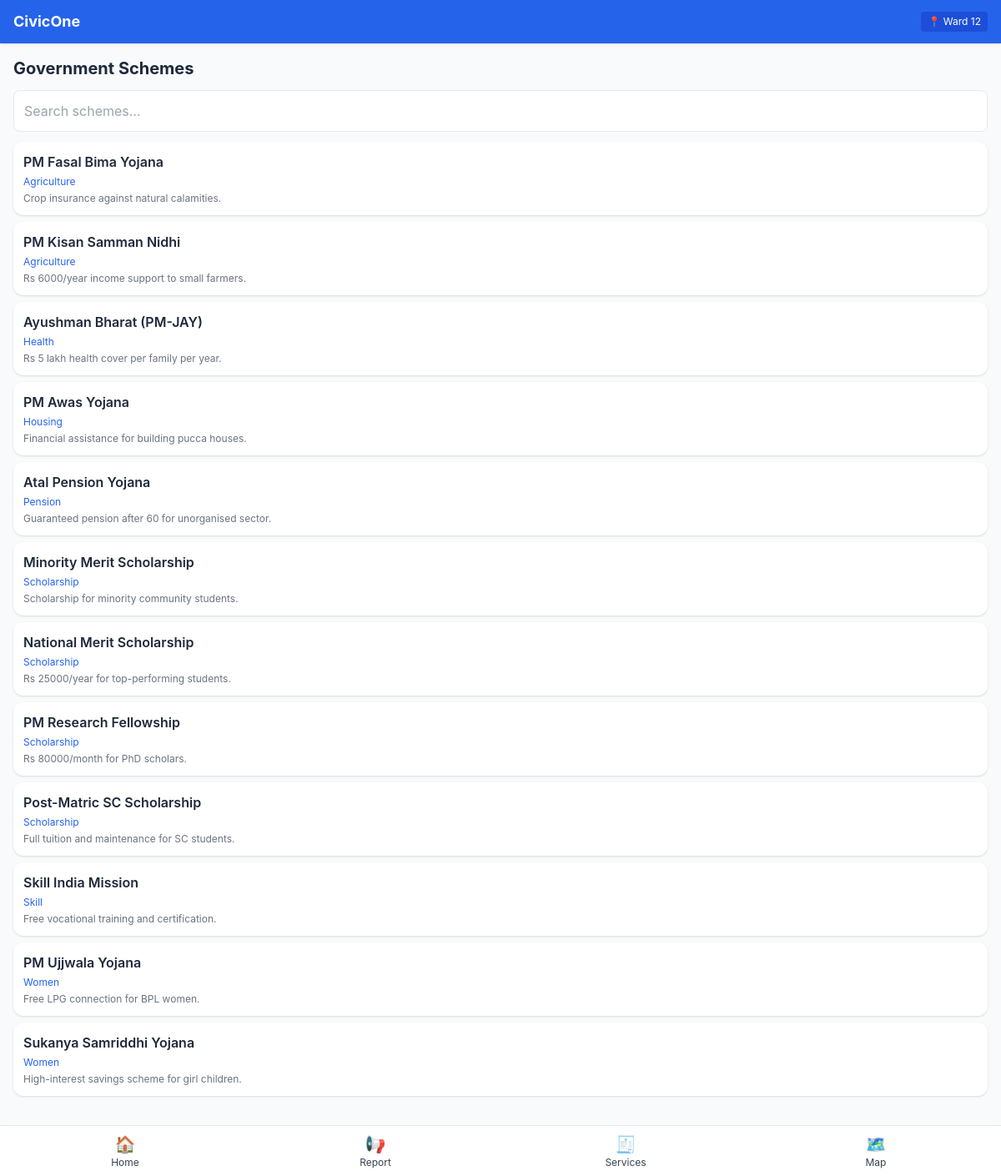
Screenshot of /schemes with the database file from the repository.
### tables this page shows
CREATE TABLE scheme (
  id INTEGER PRIMARY KEY AUTOINCREMENT,
  name TEXT NOT NULL,
  category TEXT,
  description TEXT,
  eligibility TEXT,
  link TEXT,
  deadline TEXT,
  max_income INTEGER DEFAULT 99999999,
  allowed_categories TEXT DEFAULT 'General,SC,ST,OBC,EWS',
  min_age INTEGER DEFAULT 0,
  max_age INTEGER DEFAULT 120
);

### app.py (the view)
@app.route("/schemes")
def schemes():
    db = get_db()
    q = request.args.get("q", "").strip()
    if q:
        rows = db.execute("SELECT * FROM scheme WHERE name LIKE ? OR category LIKE ? ORDER BY name",
                          (f"%{q}%", f"%{q}%")).fetchall()
    else:
        rows = db.execute("SELECT * FROM scheme ORDER BY category, name").fetchall()
    db.close()
    return render_template("schemes.html", schemes=rows, q=q)

### app.py (called while the page is built)
def get_db():
    conn = sqlite3.connect(DB_PATH)
    conn.row_factory = sqlite3.Row
    return conn

### templates/schemes.html
{% extends "base_mobile.html" %}
{% block content %}
<div class="p-4">
  <h2 class="text-xl font-bold text-slate-800 mb-3">Government Schemes</h2>
  <form method="GET" class="mb-3">
    <input name="q" value="{{ q }}" placeholder="Search schemes..."
           class="w-full p-3 border rounded-lg bg-white">
  </form>
  <div class="space-y-2">
    {% for s in schemes %}
    <a href="/schemes/{{ s.id }}" class="block bg-white p-3 rounded-xl shadow">
      <div class="font-semibold text-slate-800">{{ s.name }}</div>
      <div class="text-xs text-blue-600 mt-1">{{ s.category }}</div>
      <div class="text-xs text-gray-500 mt-1">{{ s.description }}</div>
    </a>
    {% endfor %}
  </div>
</div>
{% endblock %}

### templates/base_mobile.html (style rules this page uses)
body { font-family: -apple-system, BlinkMacSystemFont, "Segoe UI", Roboto, sans-serif; }

### rows the page displays
scheme: name "PM Fasal Bima Yojana", category "Agriculture", description "Crop insurance against natural calamities."
scheme: name "PM Kisan Samman Nidhi", category "Agriculture", description "Rs 6000/year income support to small farmers."
scheme: name "Ayushman Bharat (PM-JAY)", category "Health", description "Rs 5 lakh health cover per family per year."
scheme: name "PM Awas Yojana", category "Housing", description "Financial assistance for building pucca houses."
scheme: name "Atal Pension Yojana", category "Pension", description "Guaranteed pension after 60 for unorganised sector."
scheme: name "Minority Merit Scholarship", category "Scholarship", description "Scholarship for minority community students."
scheme: name "National Merit Scholarship", category "Scholarship", description "Rs 25000/year for top-performing students."
scheme: name "PM Research Fellowship", category "Scholarship", description "Rs 80000/month for PhD scholars."
scheme: name "Post-Matric SC Scholarship", category "Scholarship", description "Full tuition and maintenance for SC students."
scheme: name "Skill India Mission", category "Skill", description "Free vocational training and certification."
scheme: name "PM Ujjwala Yojana", category "Women", description "Free LPG connection for BPL women."
scheme: name "Sukanya Samriddhi Yojana", category "Women", description "High-interest savings scheme for girl children."
